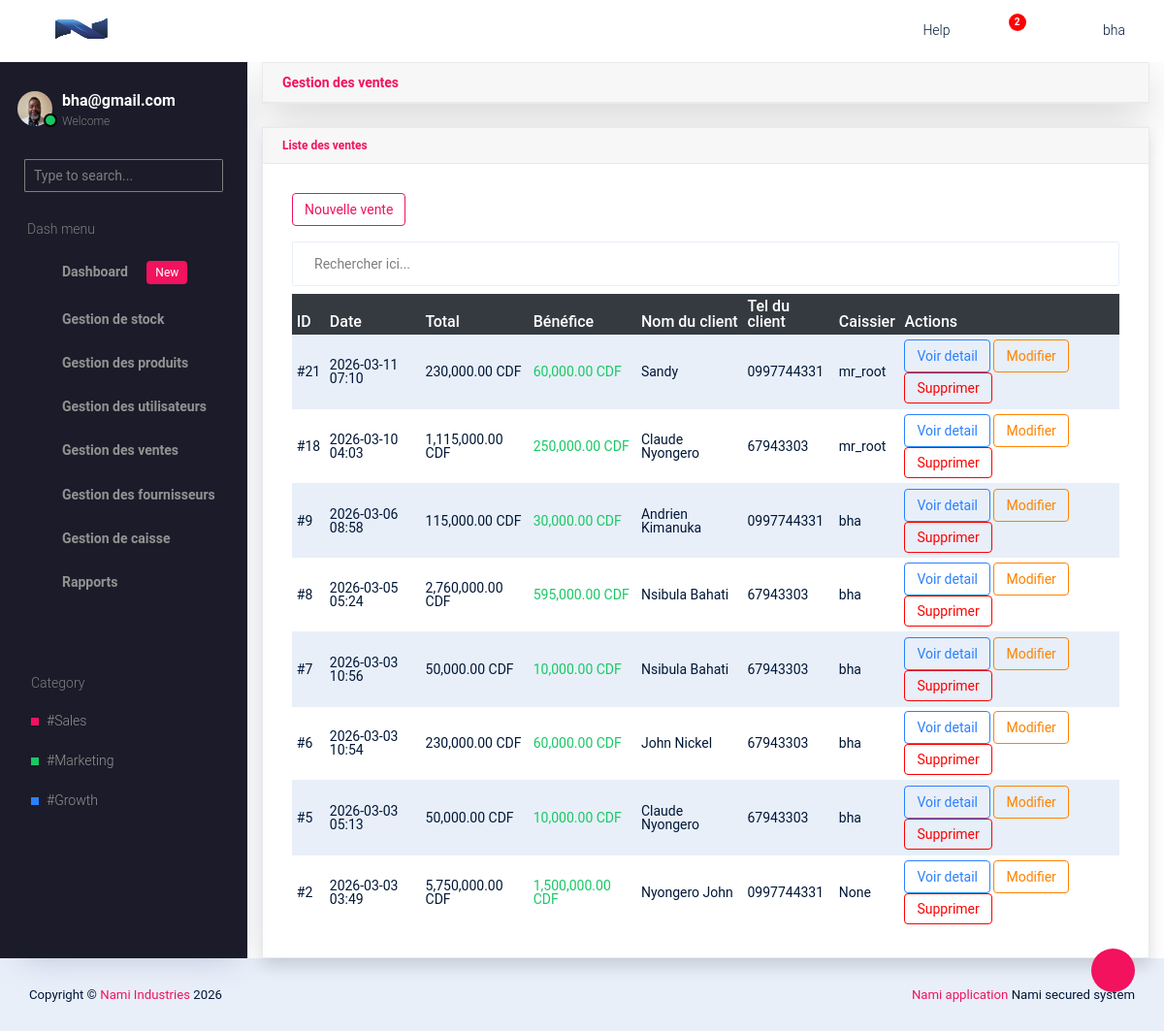
/main/sale-list/ (signed in), run on the app's committed database.
### companie/models.py (models this page shows, shortened)
class Company(models.Model):
    BUSINESS_TYPES = (
        ('etablissement', 'Etablissement'),
        ('societe', 'Societe'),
    )
    ESTABLISHMENT_TYPES = (
        ('pme', 'PME'),
        ('ipme', 'IPME'),
        ('ecs', 'Entreprise en commandite simple'),
    )
    COMPANY_TYPES = (
        ('sa', 'Societe par actions'),
        ('sarl', 'Societe a responsabilite limitee'),
        ('personnes', 'Societe de personnes'),
    )
    CURRENCY_CHOICES = (
        ('BIF', 'Franc Burundais (BIF)'),
        ('USD', 'Dollar Americain (USD)'),
        ('EUR', 'Euro (EUR)'),
        ('CDF', 'Franc Congolais (CDF)'),
    )
    name = models.CharField(max_length=200)
    owner_name = models.CharField(max_length=200)
    business_type = models.CharField(max_length=20, choices=BUSINESS_TYPES)
    sub_type = models.CharField(max_length=50, blank=True)
    registration_number = models.CharField(max_length=150)
    country = CountryField()
    province = models.CharField(max_length=100)
    email = models.EmailField()
    phone = models.CharField(max_length=30)
    address = models.CharField(max_length=255, blank=True, null=True)
    website = models.URLField(blank=True, null=True)
    currency = models.CharField(
        max_length=10,
        choices=CURRENCY_CHOICES,
        default='CDF'
    )
    tva = models.DecimalField(max_digits=12, decimal_places=2, default=Decimal("0.00"))
    logo = models.ImageField(
        upload_to='company_logo/',
        blank=True,
        null=True
    )
    created_at = models.DateTimeField(auto_now_add=True)

### account/models.py (models this page shows, shortened)
class Profile(models.Model):
    user = models.OneToOneField(User, on_delete=models.CASCADE)
    photo = models.ImageField(upload_to="profiles/", blank=True, null=True)

### sale/models.py (models this page shows, shortened)
class Sale(models.Model):
    STATUS_CHOICES = [
        ('draft', 'En cours'),
        ('completed', 'Finalisée'),
    ]
    cashier = models.ForeignKey(Cashier, on_delete=models.SET_NULL, null=True, related_name='sales')
    register = models.ForeignKey(CashRegister, on_delete=models.SET_NULL, null=True)
    client_name = models.CharField(max_length=200, blank=True, null=True)
    client_phone = models.CharField(max_length=20, blank=True, null=True)
    total_amount = models.DecimalField(max_digits=12, decimal_places=2, default=Decimal("0.00"))
    total_profit = models.DecimalField(max_digits=12, decimal_places=2, default=Decimal("0.00"))
    tax = models.DecimalField(max_digits=15, decimal_places=2, default=0)
    status = models.CharField(
        max_length=20,
        choices=STATUS_CHOICES,
        default='draft'
    )
    created_at = models.DateTimeField(auto_now_add=True)
    validated_by_admin = models.BooleanField(default=False)
    validated_at = models.DateTimeField(null=True, blank=True)

### finance/models.py (models this page shows, shortened)
class Cashier(models.Model):
    user = models.OneToOneField(User, on_delete=models.CASCADE)
    phone = models.CharField(max_length=20, blank=True, null=True)
    is_active = models.BooleanField(default=True)
    cash_registers = models.ManyToManyField(CashRegister, blank=True, related_name='cashiers', null=True)
    created_at = models.DateTimeField(auto_now_add=True)
    def __str__(self):
        return self.user.get_full_name() or self.user.username

### core/views.py (the view)
# urls.py: path('sale-list/', views.sale_list, name='sale_list'),
@login_required
@role_required("Admin","Caisse")
def sale_list(request):
    template = loader.get_template('sale/list.html')
    cashier = get_object_or_404(Cashier, user=request.user)
    group = request.user.groups.first()
    title = "Vente | Liste|"
    if group:
        if group.name == "Admin":
            title = "Vente | Liste | Admin"
            sales = Sale.objects.filter(status='completed').order_by('-created_at')
        elif group.name == "Caisse":
            title = "Vente | Liste | Caisse"
            sales = Sale.objects.filter(cashier=cashier,status='completed').order_by('-created_at')
        else:
            return title
    else:
        return title
    context = {
        'sales':sales,
        'title':title,
    }
    return HttpResponse(template.render(context, request))

### core/context_processors.py (called while the page is built)
def company_info(request):
	company = Company.objects.first()
	return {
		'company':company
	}

### core/templates/sale/list.html (shortened to what this page needs)
{% extends 'base.html' %}
{% block content %}
{% load humanize %}
<div class="container-fluid">
    <div class="card mb-4 shadow-lg">
        <div class="card-header m-0 font-weight-bold text-primary">
            Gestion des ventes
        </div>
    </div>
    <div class="card shadow">
        <div class="card-header">
            <h6 class="m-0 font-weight-bold text-primary">
                Liste des ventes
            </h6>
        </div>
        <div class="card-body">
            {% for group in request.user.groups.all %}
                {% if group.name == "Admin" or group.name == "Caisse" %}
                <a href="{% url 'sale_create_caisse_multi' %}" class="btn btn-outline-primary btn-sm mb-3">
                    Nouvelle vente
                </a>
                {% endif %}
            {% endfor %}
            <div class="table-responsive">
                <div class="input-group">
                   <input type="text" id="searchInput" class="form-control mb-2" placeholder="Rechercher ici...">
                </div>
                <table class="table table-sm table-striped" id="dataTable">
                    <thead class="table-dark">
                        <tr>
                            <th>ID</th>
                            <th>Date</th>
                            <th>Total</th>
                            <th>Bénéfice</th>
                            <th>Nom du client</th>
                            <th>Tel du client</th>
                            <th>Caissier</th>
                            <th>Actions</th>
                        </tr>
                    </thead>
                    <tbody>
                        {% for sale in sales %}
                        <tr>
                            <td>#{{ sale.id }}</td>
                            <td>{{ sale.created_at|date:"Y-m-d H:i" }}</td>
                            <td>{{ sale.total_amount|intcomma }} {{ company.currency }}</td>
                            <td class="text-success">
                                {{ sale.total_profit|intcomma }} {{ company.currency }}
                            </td>
                            <td>{{sale.client_name}}</td>
                            <td>{{sale.client_phone}}</td>
                            <td>{{sale.cashier}}</td>
                            <td>
                                <a href="{% url 'sale_detail' sale.id %}" class="btn btn-outline-info btn-sm">Voir detail </a>
                                {% for group in request.user.groups.all %}
                                    {% if group.name == "Admin" %}
                                        <a href="{% url 'update_sale' sale.id %}" class="btn btn-outline-warning btn-sm">Modifier </a>
                                        <a href="{% url 'delete_sale' sale.id %}" class="btn btn-outline-danger btn-sm">Supprimer</a>
                                    {% endif %}
                                {% endfor %}
                            </td>
                        </tr>
                        {% empty %}
                        <tr>
                            <td colspan="8" class="text-center">
                                Aucune vente enregistrée
                            </td>
                        </tr>
                        {% endfor %}
                    </tbody>
                </table>
            </div>
        </div>
    </div>
</div>
{% endblock %}

### core/templates/base.html (shortened to what this page needs)
{% load static %}
<!DOCTYPE html>
<html lang="en">
  <head>
    <link rel="stylesheet" href="{% static 'vendors/typicons.font/font/typicons.css' %}">
    <link rel="stylesheet" href="{% static 'vendors/css/vendor.bundle.base.css' %}">
    <link rel="stylesheet" href="{% static 'css/vertical-layout-light/style.css' %}">
  </head>
  <body>
    <div class="container-scroller">
      <nav class="navbar col-lg-12 col-12 p-0 fixed-top d-flex flex-row">
        <div class="text-center navbar-brand-wrapper d-flex align-items-center justify-content-center">
          <a class="navbar-brand brand-logo" href="{% url 'dashboard:admin_dashboard' %}">
            {% if company and company.logo %}
            <img src="{{ company.logo.url }}" class="img-fluid" alt="logo"/>
            {% else %}
            <img src="{% static 'images/logo-mini.svg' %}" alt="logo"/>
            {% endif %}
          </a>
          <button class="navbar-toggler navbar-toggler align-self-center d-none d-lg-flex" type="button" data-toggle="minimize">
            <span class="typcn typcn-th-menu"></span>
          </button>
        </div>
        <div class="navbar-menu-wrapper d-flex align-items-center justify-content-end">
          <ul class="navbar-nav navbar-nav-right">
            <li class="nav-item d-none d-lg-flex  mr-2">
              <a class="nav-link" href="#">
                Help
              </a>
            </li>
            <li class="nav-item dropdown  d-flex">
              <a class="nav-link count-indicator dropdown-toggle d-flex align-items-center justify-content-center" id="notificationDropdown" href="#" data-toggle="dropdown">
                <i class="typcn typcn-bell mr-0"></i>
                <span class="count bg-danger">2</span>
              </a>
            </li>
            <li class="nav-item nav-profile dropdown">
              {% if user.is_authenticated %}
              <a class="nav-link dropdown-toggle  pl-0 pr-0" href="#" data-toggle="dropdown" id="profileDropdown">
                <i class="typcn typcn-user-outline mr-0"></i>
                <span class="nav-profile-name">{{ user.username }}</span>
              </a>
              {% endif %}
            </li>
          </ul>
        </div>
      </nav>
      <div class="container-fluid page-body-wrapper">
        <div class="theme-setting-wrapper">
          <div id="settings-trigger"><i class="typcn typcn-cog-outline"></i></div>
        </div>
        <nav class="sidebar sidebar-offcanvas" id="sidebar">
        <ul class="nav">
          <li class="nav-item">
            <div class="d-flex sidebar-profile">
              {% if user.is_authenticated %}
                {% if request.user.profile.photo %}
                  <div class="sidebar-profile-image">
                    <img src="{{ request.user.profile.photo.url }}" alt="image">
                    <span class="sidebar-status-indicator"></span>
                  </div>
                {% endif %}
              <div class="sidebar-profile-name">
                <p class="sidebar-name">
                  {{ user.email }}
                </p>
                <p class="sidebar-designation">
                  Welcome
                </p>
              </div>
              {% endif %}
            </div>
            <div class="nav-search">
              <div class="input-group">
                <input type="text" class="form-control" placeholder="Type to search..." aria-label="search" aria-describedby="search">
                <div class="input-group-append">
                  <span class="input-group-text" id="search">
                    <i class="typcn typcn-zoom"></i>
                  </span>
                </div>
              </div>
            </div>
            <p class="sidebar-menu-title">Dash menu</p>
          </li>
          {% for group in request.user.groups.all %}
            {% if group.name == "Admin" or group.name == "Caisse" or group.name == "Gestionnaire_stock" %}
            <li class="nav-item">
              <a class="nav-link" href="{% url 'dashboard:admin_dashboard' %}">
                <i class="typcn typcn-device-desktop menu-icon"></i>
                <span class="menu-title">Dashboard <span class="badge badge-primary ml-3">New</span></span>
              </a>
            </li>
            {% endif %}
            {% if group.name == "Admin" or group.name == "Gestionnaire_stock" %}
            <li class="nav-item">
              <a class="nav-link" data-toggle="collapse" href="#ui-basic" aria-expanded="false" aria-controls="ui-basic">
                <i class="typcn typcn-briefcase menu-icon"></i>
                <span class="menu-title">Gestion de stock</span>
                <i class="typcn typcn-chevron-right menu-arrow"></i>
              </a>
            </li>
          {% endif %}
          {% if group.name == "Admin" or group.name == "Gestionnaire_stock" %}
          <li class="nav-item">
            <a class="nav-link" data-toggle="collapse" href="#form-elements" aria-expanded="false" aria-controls="form-elements">
              <i class="typcn typcn-film menu-icon"></i>
              <span class="menu-title">Gestion des produits</span>
              <i class="menu-arrow"></i>
            </a>
          </li>
          {% endif %}
          {% if group.name == "Admin" %}
          <li class="nav-item">
            <a class="nav-link" data-toggle="collapse" href="#charts" aria-expanded="false" aria-controls="charts">
              <i class="typcn typcn-chart-pie-outline menu-icon"></i>
              <span class="menu-title">Gestion des utilisateurs</span>
              <i class="menu-arrow"></i>
            </a>
          </li>
          {% endif %}
          {% if group.name == "Admin" or group.name == "Caisse" %}
          <li class="nav-item">
            <a class="nav-link" data-toggle="collapse" href="#tables" aria-expanded="false" aria-controls="tables">
              <i class="typcn typcn-th-small-outline menu-icon"></i>
              <span class="menu-title">Gestion des ventes</span>
              <i class="menu-arrow"></i>
            </a>
          </li>
          {% endif %}
          {% if group.name == "Admin" %}
          <li class="nav-item">
            <a class="nav-link" data-toggle="collapse" href="#auth" aria-expanded="false" aria-controls="auth">
              <i class="typcn typcn-user-add-outline menu-icon"></i>
              <span class="menu-title">Gestion des fournisseurs</span>
              <i class="menu-arrow"></i>
            </a>
          </li>
          {% endif %}
          {% if group.name == "Admin" or group.name == "Caisse" %}
          <li class="nav-item">
            <a class="nav-link" data-toggle="collapse" href="#error" aria-expanded="false" aria-controls="error">
              <i class="typcn typcn-globe-outline menu-icon"></i>
              <span class="menu-title">Gestion de caisse</span>
              <i class="menu-arrow"></i>
            </a>
          </li>
          {% endif %}
          {% if group.name == "Admin" %}
          <li class="nav-item">
            <a class="nav-link" data-toggle="collapse" href="#rapport" aria-expanded="false" aria-controls="rapport">
              <i class="typcn typcn-document-text menu-icon"></i>
              <span class="menu-title">Rapports</span>
              <i class="menu-arrow"></i>
            </a>
          </li>
          {% endif %}
          {% endfor %}
        </ul>
        <ul class="sidebar-legend">
          <li>
            <p class="sidebar-menu-title">Category</p>
          </li>
          <li class="nav-item"><a href="#" class="nav-link">#Sales</a></li>
          <li class="nav-item"><a href="#" class="nav-link">#Marketing</a></li>
          <li class="nav-item"><a href="#" class="nav-link">#Growth</a></li>
        </ul>
      </nav>
        {% block content %}{% endblock %}
    </div>
  </body>
  <footer class="footer">
  <div class="d-sm-flex justify-content-center justify-content-sm-between">
    <span class="text-center text-sm-left d-block d-sm-inline-block">Copyright © <a href="https://" target="_blank">Nami Industries</a> 2026</span>
    <span class="float-none float-sm-right d-block mt-1 mt-sm-0 text-center"><a href="https://" target="_blank">Nami application </a>Nami secured system</span>
  </div>
</footer>
</html>

### data on the page
Company: logo (picture), currency "CDF"
Sale: id "21", created_at "2026-03-11 07:10", total_amount "230,000.00", total_profit "60,000.00", client_name "Sandy", client_phone "0997744331", cashier "mr_root"
Sale: id "18", created_at "2026-03-10 04:03", total_amount "1,115,000.00", total_profit "250,000.00", client_name "Claude Nyongero", client_phone "67943303", cashier "mr_root"
Sale: id "9", created_at "2026-03-06 08:58", total_amount "115,000.00", total_profit "30,000.00", client_name "Andrien Kimanuka", client_phone "0997744331", cashier "bha"
Sale: id "8", created_at "2026-03-05 05:24", total_amount "2,760,000.00", total_profit "595,000.00", client_name "Nsibula Bahati", client_phone "67943303", cashier "bha"
Sale: id "7", created_at "2026-03-03 10:56", total_amount "50,000.00", total_profit "10,000.00", client_name "Nsibula Bahati", client_phone "67943303", cashier "bha"
Sale: id "6", created_at "2026-03-03 10:54", total_amount "230,000.00", total_profit "60,000.00", client_name "John Nickel", client_phone "67943303", cashier "bha"
Sale: id "5", created_at "2026-03-03 05:13", total_amount "50,000.00", total_profit "10,000.00", client_name "Claude Nyongero", client_phone "67943303", cashier "bha"
Sale: id "2", created_at "2026-03-03 03:49", total_amount "5,750,000.00", total_profit "1,500,000.00", client_name "Nyongero John", client_phone "0997744331", cashier "None"

### other printed values
{{ user.username }} "bha"
{{ user.email }} "bha@gmail.com"
